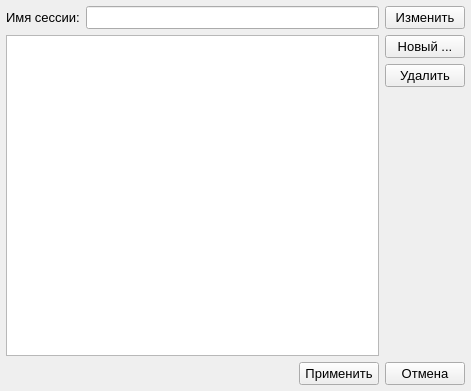
<?xml version="1.0" encoding="UTF-8"?>
<ui version="4.0">
 <class>ControllingSessions</class>
 <widget class="QWidget" name="ControllingSessions">
  <property name="geometry">
   <rect>
    <x>0</x>
    <y>0</y>
    <width>471</width>
    <height>391</height>
   </rect>
  </property>
  <property name="font">
   <font>
    <pointsize>10</pointsize>
   </font>
  </property>
  <property name="windowTitle">
   <string>Управление сессиями</string>
  </property>
  <layout class="QGridLayout" name="gridLayout">
   <property name="leftMargin">
    <number>6</number>
   </property>
   <property name="topMargin">
    <number>6</number>
   </property>
   <property name="rightMargin">
    <number>6</number>
   </property>
   <property name="bottomMargin">
    <number>6</number>
   </property>
   <property name="spacing">
    <number>6</number>
   </property>
   <item row="1" column="3">
    <layout class="QVBoxLayout" name="verticalLayout">
     <property name="rightMargin">
      <number>0</number>
     </property>
     <item>
      <widget class="QPushButton" name="mPbCreate">
       <property name="minimumSize">
        <size>
         <width>21</width>
         <height>0</height>
        </size>
       </property>
       <property name="maximumSize">
        <size>
         <width>80</width>
         <height>16777215</height>
        </size>
       </property>
       <property name="text">
        <string>Новый ...</string>
       </property>
      </widget>
     </item>
     <item>
      <widget class="QPushButton" name="mPbDelete">
       <property name="minimumSize">
        <size>
         <width>21</width>
         <height>0</height>
        </size>
       </property>
       <property name="maximumSize">
        <size>
         <width>80</width>
         <height>16777215</height>
        </size>
       </property>
       <property name="text">
        <string>Удалить</string>
       </property>
      </widget>
     </item>
     <item>
      <spacer name="verticalSpacer">
       <property name="orientation">
        <enum>Qt::Vertical</enum>
       </property>
       <property name="sizeHint" stdset="0">
        <size>
         <width>20</width>
         <height>40</height>
        </size>
       </property>
      </spacer>
     </item>
    </layout>
   </item>
   <item row="0" column="3">
    <widget class="QPushButton" name="mPbEdit">
     <property name="minimumSize">
      <size>
       <width>21</width>
       <height>0</height>
      </size>
     </property>
     <property name="text">
      <string>Изменить</string>
     </property>
    </widget>
   </item>
   <item row="2" column="3">
    <widget class="QPushButton" name="mPbCancel">
     <property name="minimumSize">
      <size>
       <width>21</width>
       <height>0</height>
      </size>
     </property>
     <property name="maximumSize">
      <size>
       <width>80</width>
       <height>16777215</height>
      </size>
     </property>
     <property name="text">
      <string>Отмена</string>
     </property>
    </widget>
   </item>
   <item row="2" column="2">
    <widget class="QPushButton" name="mPbApply">
     <property name="minimumSize">
      <size>
       <width>21</width>
       <height>0</height>
      </size>
     </property>
     <property name="maximumSize">
      <size>
       <width>80</width>
       <height>16777215</height>
      </size>
     </property>
     <property name="text">
      <string>Применить</string>
     </property>
    </widget>
   </item>
   <item row="2" column="0" colspan="2">
    <spacer name="horizontalSpacer">
     <property name="orientation">
      <enum>Qt::Horizontal</enum>
     </property>
     <property name="sizeHint" stdset="0">
      <size>
       <width>40</width>
       <height>20</height>
      </size>
     </property>
    </spacer>
   </item>
   <item row="0" column="0">
    <widget class="QLabel" name="label">
     <property name="sizePolicy">
      <sizepolicy hsizetype="Maximum" vsizetype="Preferred">
       <horstretch>0</horstretch>
       <verstretch>0</verstretch>
      </sizepolicy>
     </property>
     <property name="minimumSize">
      <size>
       <width>0</width>
       <height>21</height>
      </size>
     </property>
     <property name="font">
      <font>
       <pointsize>10</pointsize>
      </font>
     </property>
     <property name="text">
      <string>Имя сессии:</string>
     </property>
    </widget>
   </item>
   <item row="0" column="1" colspan="2">
    <widget class="QLineEdit" name="mLEName">
     <property name="minimumSize">
      <size>
       <width>21</width>
       <height>0</height>
      </size>
     </property>
     <property name="font">
      <font>
       <pointsize>10</pointsize>
      </font>
     </property>
    </widget>
   </item>
   <item row="1" column="0" colspan="3">
    <widget class="QListView" name="mListView">
     <property name="frameShape">
      <enum>QFrame::StyledPanel</enum>
     </property>
    </widget>
   </item>
  </layout>
 </widget>
 <tabstops>
  <tabstop>mLEName</tabstop>
  <tabstop>mPbEdit</tabstop>
  <tabstop>mPbCreate</tabstop>
  <tabstop>mPbDelete</tabstop>
 </tabstops>
 <resources/>
 <connections>
  <connection>
   <sender>mPbCancel</sender>
   <signal>pressed()</signal>
   <receiver>ControllingSessions</receiver>
   <slot>close()</slot>
   <hints>
    <hint type="sourcelabel">
     <x>427</x>
     <y>376</y>
    </hint>
    <hint type="destinationlabel">
     <x>386</x>
     <y>375</y>
    </hint>
   </hints>
  </connection>
  <connection>
   <sender>mPbDelete</sender>
   <signal>released()</signal>
   <receiver>mListView</receiver>
   <slot>clearSelection()</slot>
   <hints>
    <hint type="sourcelabel">
     <x>417</x>
     <y>67</y>
    </hint>
    <hint type="destinationlabel">
     <x>296</x>
     <y>114</y>
    </hint>
   </hints>
  </connection>
 </connections>
</ui>
